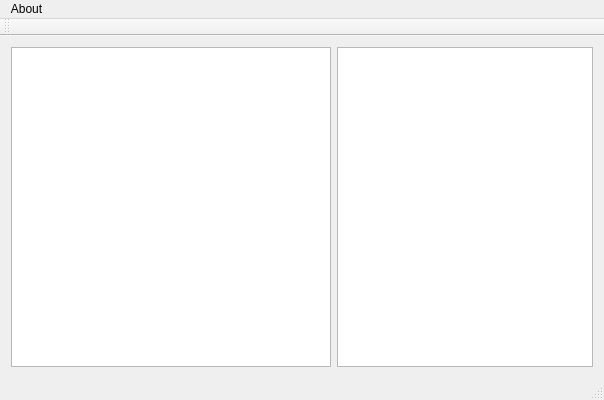
<?xml version="1.0" encoding="UTF-8"?>
<ui version="4.0">
 <class>UsbViewerQtClass</class>
 <widget class="QMainWindow" name="UsbViewerQtClass">
  <property name="geometry">
   <rect>
    <x>0</x>
    <y>0</y>
    <width>600</width>
    <height>400</height>
   </rect>
  </property>
  <property name="windowTitle">
   <string>UsbViewerQt</string>
  </property>
  <widget class="QWidget" name="centralWidget">
   <property name="sizePolicy">
    <sizepolicy hsizetype="MinimumExpanding" vsizetype="Preferred">
     <horstretch>0</horstretch>
     <verstretch>0</verstretch>
    </sizepolicy>
   </property>
   <layout class="QGridLayout" name="gridLayout">
    <item row="0" column="0">
     <widget class="QTreeView" name="treeView">
      <property name="minimumSize">
       <size>
        <width>320</width>
        <height>300</height>
       </size>
      </property>
      <property name="maximumSize">
       <size>
        <width>400</width>
        <height>16777215</height>
       </size>
      </property>
      <property name="font">
       <font>
        <family>微软雅黑</family>
        <pointsize>10</pointsize>
       </font>
      </property>
      <property name="headerHidden">
       <bool>true</bool>
      </property>
      <attribute name="headerVisible">
       <bool>false</bool>
      </attribute>
     </widget>
    </item>
    <item row="0" column="1">
     <widget class="QTextEdit" name="textEdit">
      <property name="minimumSize">
       <size>
        <width>0</width>
        <height>300</height>
       </size>
      </property>
      <property name="font">
       <font>
        <family>微软雅黑</family>
        <pointsize>11</pointsize>
       </font>
      </property>
     </widget>
    </item>
   </layout>
  </widget>
  <widget class="QMenuBar" name="menuBar">
   <property name="geometry">
    <rect>
     <x>0</x>
     <y>0</y>
     <width>600</width>
     <height>23</height>
    </rect>
   </property>
   <widget class="QMenu" name="menuAbout">
    <property name="title">
     <string>About</string>
    </property>
   </widget>
   <addaction name="menuAbout"/>
  </widget>
  <widget class="QToolBar" name="mainToolBar">
   <attribute name="toolBarArea">
    <enum>TopToolBarArea</enum>
   </attribute>
   <attribute name="toolBarBreak">
    <bool>false</bool>
   </attribute>
  </widget>
  <widget class="QStatusBar" name="statusBar"/>
 </widget>
 <layoutdefault spacing="6" margin="11"/>
 <resources>
  <include location="UsbViewerQt.qrc"/>
 </resources>
 <connections/>
</ui>
